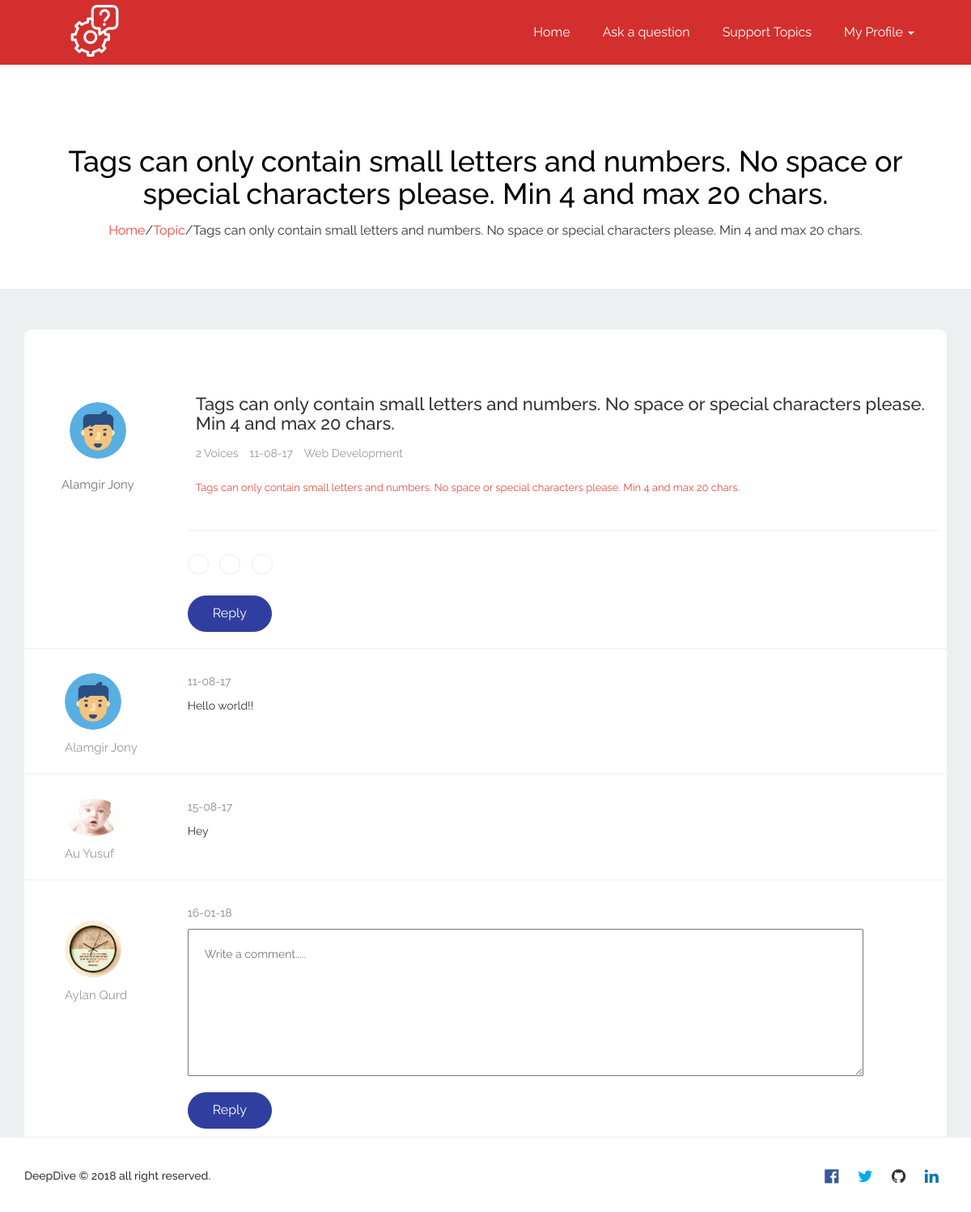
Screenshot of /viewpost.php?postid=5 (signed in) with the database file from the repository.
### tables this page shows
CREATE TABLE `post` (
  `postid` int(11) NOT NULL,
  `posttitle` text NOT NULL,
  `catid` int(11) NOT NULL,
  `postdate` varchar(50) NOT NULL,
  `description` longtext NOT NULL,
  `userid` int(11) NOT NULL,
  `tag1` varchar(50) DEFAULT NULL,
  `tag2` varchar(50) DEFAULT NULL,
  `tag3` varchar(50) DEFAULT NULL
);

CREATE TABLE `user` (
  `userid` int(11) NOT NULL,
  `name` varchar(50) NOT NULL,
  `username` varchar(50) NOT NULL,
  `email` varchar(50) NOT NULL,
  `password` varchar(50) NOT NULL,
  `image` varchar(200) DEFAULT NULL,
  `institution` varchar(80) DEFAULT NULL
);

CREATE TABLE `catagory` (
  `catid` int(11) NOT NULL,
  `catname` varchar(50) NOT NULL
);

CREATE TABLE `comment` (
  `commentid` int(11) NOT NULL,
  `comment` text NOT NULL,
  `postid` int(11) NOT NULL,
  `userid` int(11) NOT NULL,
  `cmntdate` varchar(50) NOT NULL
);

### function.php (called while the page is built, shortened)
<?php
function getCat($catid,$db)
  {
    $query= "SELECT catname FROM catagory WHERE catid=$catid";
    $result = mysqli_query($db, $query);
    $result = mysqli_fetch_array($result);
    return $result['catname'];
  }
  function getUserInfo($userid,$db){
    $query2 = "SELECT name,image FROM user where userid={$userid}";
    $result2 = mysqli_query($db,$query2);
    $result2 = mysqli_fetch_array($result2);
    return $result2;
  }
  function getTotalComment($conn,$postid){
    $query = "SELECT * FROM comment WHERE postid = '$postid'";
    $result = mysqli_query($conn,$query);
    $num_of_comment  = mysqli_num_rows($result);
    return $num_of_comment;
  }
?>

### viewpost.php (the view, shortened to what this page needs)
 <?php
   include('headers.php');
 ?>
 <?php
   require('function.php');
   $conn = dbcon();
   if (isset($_GET['postid'])) {
     $postid = $_GET['postid'];
     $sql = "SELECT * FROM post WHERE postid='$postid'";
     $result = mysqli_query($conn,$sql);
     while ($row = mysqli_fetch_array($result)){
       $postid = $row['postid'];
 ?>
 <section id="topic-heading">
   <div class="container text-center">
     <h1><?php echo $row['posttitle']; ?></h1>
     <p><span>Home</span>/<span>Topic</span>/<?php echo $row['posttitle']; ?></p>
   </div>
 </section>
 <section id="view-post">
   <div class="container">
     <div class="post-content">
       <div class="row">
         <div class="col-md-2 text-center">
           <div class="user-info">
             <?php $tuhin= getUserInfo($row['userid'], $conn);
             ?>
             <img src="img/<?php echo $tuhin['image'];?>" alt="">
             <p><?php echo $tuhin['name']; ?></p>
           </div>
         </div>
         <div class="col-md-10">
           <div class="post-content">
             <h4 style="font-size:22px;"><?php echo $row['posttitle']; ?></h4>
             <div class="post-date-time">
               <li><?php echo getTotalComment($conn,$row['postid']); ?> Voices</li>
               <li><?php echo $row['postdate'] ?></li>
               <li><?php echo getCat($row['catid'], $conn); ?></li>
             </div>
             <p><?php echo $row['description'] ?></p>
           </div>
           <div class="post-tag" style="margin-top:30px;">
             <li><a href="#"><?php echo $row['tag1']; ?></a></li>
             <li><a href="#"><?php echo $row['tag2']; ?></a></li>
             <li><a href="#"><?php echo $row['tag3']; ?></a></li>
           </div>
           <div class="reply-btn">
             <a class="btn btn-primary" href="#post-reply" onclick="commentfocus();">Reply</a>
           </div>
         </div>
       </div>
     </div>
   </div>
 </section>
 <?php
  }
}
 ?>
 <?php
   $cmntsql = "SELECT * FROM comment WHERE postid = '$postid'";
   $cmntquery = mysqli_query($conn,$cmntsql);
   while ($row = mysqli_fetch_array($cmntquery)){
  ?>
 <section id="post-comment">
   <div class="container">
     <div class="comment-content">
       <div class="row">
         <div class="col-md-2">
           <div class="user-info">
             <?php $tuhin= getUserInfo($row['userid'], $conn);
             ?>
             <img src="img/<?php echo $tuhin['image'];?>" alt="">
             <p><?php echo $tuhin['name']; ?></p>
           </div>
         </div>
         <div class="col-md-10">
           <p class="comment-date"><?php echo $row['cmntdate'] ?></p>
           <p><?php echo $row['comment'] ?></p>
         </div>
       </div>
     </div>
   </div>
 </section>
 <?php } ?>
 <section id="post-reply">
   <div class="container">
     <div class="reply-content">
       <div class="row">
         <div class="col-md-2">
           <div class="user-info">
             <?php
             if (isset($_SESSION['user']) && $_SESSION['user'] == true) {
              $tuhin= getUserInfo($_SESSION['user'], $conn);
             ?>
             <img src="img/<?php echo $tuhin['image'];?>" alt="">
             <p><?php echo $tuhin['name']; ?></p>
             <?php } ?>
           </div>
         </div>
         <div class="col-md-10">
           <p class="comment-date"><?php echo date("d-m-y"); ?></p>
           <form action="comment.php" method="POST" onsubmit=" return validate();">
             <div class="form-group">
               <textarea id="post-comment-box" class="comment-box" name="cmntbox" rows="8" placeholder="Write a comment....."></textarea>
             </div>
             <button type="submit" class="btn btn-primary" name="reply">Reply</button>
           </form>
         </div>
       </div>
     </div>
   </div>
 </section>
 <?php include('footer.php'); ?>

### headers.php (shortened to what this page needs)
<!DOCTYPE html>
<html>
  <head>
    <link rel="stylesheet" href="fonts/flaticon.css">
    <link rel="stylesheet" href="css/font-awesome.min.css">
    <link rel="stylesheet" href="css/bootstrap.min.css">
    <link rel="stylesheet" href="css/style.css">
  </head>
  <body>
    <section id="header">
      <nav class="navbar navbar-default">
        <div class="container-fluid">
          <div class="navbar-header">
            <a class="navbar-brand" href="index.php">
              <div class="">
                <img src="img/logo.png" alt="">
              </div>
            </a>
          </div>
          <div class="collapse navbar-collapse" id="bs-example-navbar-collapse-1">
            <ul class="nav navbar-nav navbar-right">
              <li><a href="index.php">Home</a></li>
              <li><a href="newpost.php">Ask a question</a></li>
              <li><a href="topics.php">Support Topics</a></li>
              <?php
                if (isset($_SESSION['user']) == false) {
               ?>
              <li><a href="#" data-toggle="modal" data-target="#signup">Create Account</a></li>
              <li><a href="" data-toggle="modal" data-target="#login"><span class="login-icon"><i class="fa fa-lock" aria-hidden="true"></i></span>Login</a></li>
              <?php } else {
              ?>
              <li class="dropdown">
                <a href="#" class="dropdown-toggle" data-toggle="dropdown" role="button" aria-haspopup="true" aria-expanded="false">My Profile <span class="caret"></span></a>
              </li>
              <?php } ?>
            </ul>
          </div>
        </div>
      </nav>
    </section>

### footer.php (shortened to what this page needs)
<section id="footer">
  <div class="container">
    <div class="row">
      <div class="col-md-6 text-left">
        <h5>DeepDive 	&copy; <?php echo date('Y'); ?> all right reserved.</h5>
      </div>
      <div class="col-md-6 text-right">
        <div class="social-link">
          <a href="#"><i class="fa fa-facebook-official" aria-hidden="true"></i></a>
          <a href="#"><i class="fa fa-twitter" aria-hidden="true"></i></a>
          <a href="#"><i class="fa fa-github" aria-hidden="true"></i></a>
          <a href="#"><i class="fa fa-linkedin" aria-hidden="true"></i></a>
        </div>
      </div>
    </div>
  </div>
</section>
</body>
</html>

### css/style.css (style rules this page uses)
body { font-family: 'Raleway', sans-serif; padding: 0; margin: 0; }
.navbar-brand { padding: 6px 15px; }
.navbar-brand img { margin-left: 70px; }
.navbar { border: none; border-radius: 0px; margin-bottom: 0px; }
.navbar-default { background-color: #D32F2F; }
.navbar-default .navbar-nav>li>a { color: #fff; padding: 30px 20px; font-size: 16px; transition: .3s; }
.navbar-right { margin-right: 20px; }
.user-info { margin-left: 40px; }
.user-info img { max-height: 70px; max-width: 70px; border-radius: 50%; }
.user-info p { color: #989898; font-size: 15px; margin-top: 12px; }
.post-tag { margin: 0 auto; }
.post-tag li { display: inline-block; list-style: none; margin: 0 auto; margin-right: 10px; }
.post-tag li a { margin: 0 auto; text-decoration: none; color: #34495e; font-weight: 400; text-transform: uppercase; background-color: transparent; font-size: 1.1rem; border: 1px solid #eaecef; text-decoration: none; padding: 5px 12px; border-radius: 20px; transition: .4s; }
.post-content a { text-decoration: none; }
.post-content p { color: #727272; margin-top: 20px; line-height: 25px; }
.post-date-time { margin-top: 15px; }
.post-content .post-date-time li { display: inline-block; list-style: none; color: #989898; margin-right: 10px; }
#footer { padding: 30px 0; }
.social-link { margin-top: 8px; }
.social-link a { text-decoration: none; margin: 10px; }
.social-link a i { font-size: 20px; }
.social-link a .fa-facebook-official { color: #3b5998; }
.social-link a .fa-twitter { color: #00aced; }
.social-link a .fa-github { color: #333; }
.social-link a .fa-linkedin { color: #0077B5; }
#topic-heading { padding-bottom: 50px; }
#topic-heading h1 { margin-top: 100px; color: #000; }
#topic-heading p { font-size: 16px; margin-top: 15px; }
#topic-heading span { color: #F44336; }
#view-post { background: #ecf0f1; }
#view-post .post-content { background: #fff; margin-top: 50px; border-top-left-radius: 10px; border-top-right-radius: 10px; border-bottom: 1px solid #ecf0f1; padding: 10px; padding-bottom: 20px; }
#view-post .post-content .user-info { margin-top: 80px; margin-left: 0px; }
.reply-btn .btn-primary { background: #303F9F; margin-top: 30px; outline: none; padding: 10px 30px; font-size: 16px; border-radius: 25px; border-color: #303F9F; transition: .4s; }
#post-comment { background: #ecf0f1; }
#post-comment .comment-content { background: #fff; padding: 10px; padding-top: 30px; border-bottom: 1px solid #ecf0f1; }
.comment-date { color: #7f8c8d; }
#post-reply { background: #ecf0f1; }
#post-reply .reply-content { background: #fff; padding: 10px; padding-top: 30px; border-bottom: 1px solid #ecf0f1; }
#post-reply .user-info { margin-top: 20px; }
.comment-box { width: 90%; padding: 20px 0 0 20px; transition: .4s; }
.reply-content .btn-primary { background: #303F9F; outline: none; padding: 10px 30px; font-size: 16px; border-radius: 25px; border-color: #303F9F; transition: .4s; }

### rows the page displays
post: posttitle "Tags can only contain small letters and numbers. No space or special characters please. Min 4 and max 20 chars.", userid.image (picture), userid.name "Alamgir Jony", postid "2", postdate "11-08-17", catid.catname "Web Development", description "Tags can only contain small letters and numbers. No space or special characters please. Min 4 and max 20 chars."
comment: userid.image (picture), userid.name "Alamgir Jony", cmntdate "11-08-17", comment "Hello world!!"
comment: userid.image (picture), userid.name "Au Yusuf", cmntdate "15-08-17", comment "Hey"
user: image (picture), name "Aylan Qurd"
